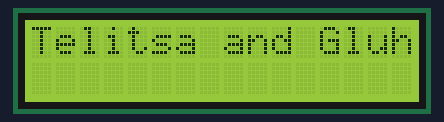
A sketch run on a simulated Arduino Uno, built with avr-gcc and run on an emulated ATmega328P. On the bench: 16×2 character LCD.

Above: at 0.1 s.
At 1.1 s:
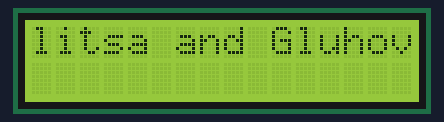
At 2.1 s:
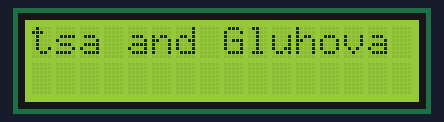
At 4.7 s:
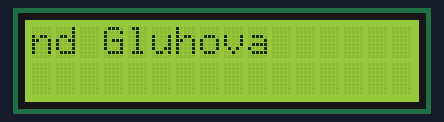
At 7.2 s:
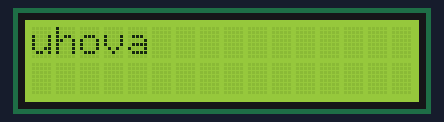
At 9.7 s:
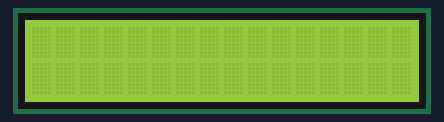

Measured:
- by itself, everything shown: repeats every 10.6 s, in 20 steps
- what the display in image 1 shows lasts 0.5 s, from 1.1 s to 1.6 s
- what the display in image 5 shows lasts 1.0 s, from 9.6 s to 10.6 s

The sketch:

laba_12.ino
```cpp
#include <LiquidCrystal.h>

LiquidCrystal lcd(13, 12, 11, 10, 9, 8);

byte customChar[] = {
  B00000,
  B00000,
  B00000,
  B00000,
  B00000,
  B00000,
  B00000,
  B00000
};

char fio[] = "Telitsa and Gluhova";  // ФИО студента

void setup() {
  lcd.begin(16, 2);  // Инициализация LCD-дисплея: 16 символов в 2 строки
  lcd.createChar(0, customChar);  // Создание пользовательского символа
}

void loop() {
  for (int i = 0; i < sizeof(fio) + 1; i++) {
    lcd.clear();  // Очистка экрана перед выводом новой строки
    lcd.setCursor(0, 0);  // Установка курсора в начало первой строки
    lcd.print(fio + i);  // Вывод строки ФИО начиная с текущей позиции
    lcd.setCursor(15, 1);  // Установка курсора в конец второй строки
    lcd.write(byte(0));  // Вывод пользовательского символа
    delay(500);  // Задержка между сдвигами символов
  }
}

// Массив байтов для создания пользовательского символа
```
